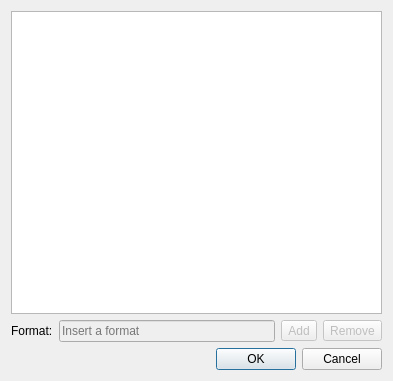
<?xml version="1.0" encoding="UTF-8"?>
<ui version="4.0">
 <class>DialogDateTimeFormats</class>
 <widget class="QDialog" name="DialogDateTimeFormats">
  <property name="geometry">
   <rect>
    <x>0</x>
    <y>0</y>
    <width>393</width>
    <height>381</height>
   </rect>
  </property>
  <property name="windowTitle">
   <string>Label date time editor</string>
  </property>
  <property name="windowIcon">
   <iconset resource="../../../libs/vmisc/share/resources/icon.qrc">
    <normaloff>:/icon/64x64/icon64x64.png</normaloff>:/icon/64x64/icon64x64.png</iconset>
  </property>
  <layout class="QVBoxLayout" name="verticalLayout">
   <item>
    <widget class="QListWidget" name="listWidget"/>
   </item>
   <item>
    <layout class="QHBoxLayout" name="horizontalLayout">
     <item>
      <widget class="QLabel" name="label">
       <property name="text">
        <string>Format:</string>
       </property>
      </widget>
     </item>
     <item>
      <widget class="QLineEdit" name="lineEditFormat">
       <property name="enabled">
        <bool>false</bool>
       </property>
       <property name="statusTip">
        <string/>
       </property>
       <property name="placeholderText">
        <string>Insert a format</string>
       </property>
      </widget>
     </item>
     <item>
      <widget class="QToolButton" name="toolButtonAdd">
       <property name="enabled">
        <bool>false</bool>
       </property>
       <property name="text">
        <string notr="true">Add</string>
       </property>
       <property name="icon">
        <iconset theme="list-add"/>
       </property>
      </widget>
     </item>
     <item>
      <widget class="QToolButton" name="toolButtonRemove">
       <property name="enabled">
        <bool>false</bool>
       </property>
       <property name="text">
        <string notr="true">Remove</string>
       </property>
       <property name="icon">
        <iconset theme="Qeditdelete"/>
       </property>
      </widget>
     </item>
    </layout>
   </item>
   <item>
    <widget class="QDialogButtonBox" name="buttonBox">
     <property name="orientation">
      <enum>Qt::Orientation::Horizontal</enum>
     </property>
     <property name="standardButtons">
      <set>QDialogButtonBox::StandardButton::Cancel|QDialogButtonBox::StandardButton::Ok</set>
     </property>
    </widget>
   </item>
  </layout>
 </widget>
 <resources>
  <include location="../../../libs/vmisc/share/resources/icon.qrc"/>
 </resources>
 <connections>
  <connection>
   <sender>buttonBox</sender>
   <signal>accepted()</signal>
   <receiver>DialogDateTimeFormats</receiver>
   <slot>accept()</slot>
   <hints>
    <hint type="sourcelabel">
     <x>248</x>
     <y>254</y>
    </hint>
    <hint type="destinationlabel">
     <x>157</x>
     <y>274</y>
    </hint>
   </hints>
  </connection>
  <connection>
   <sender>buttonBox</sender>
   <signal>rejected()</signal>
   <receiver>DialogDateTimeFormats</receiver>
   <slot>reject()</slot>
   <hints>
    <hint type="sourcelabel">
     <x>316</x>
     <y>260</y>
    </hint>
    <hint type="destinationlabel">
     <x>286</x>
     <y>274</y>
    </hint>
   </hints>
  </connection>
 </connections>
</ui>
